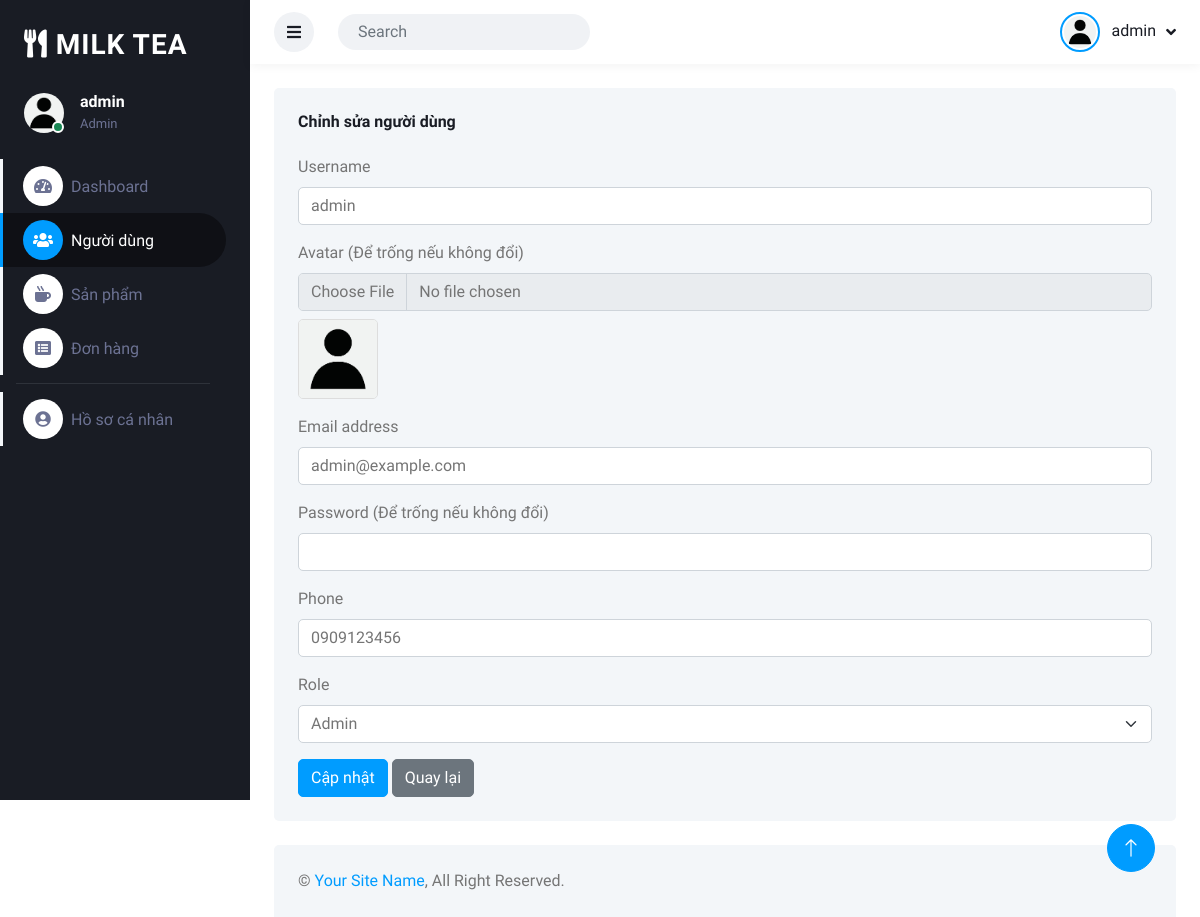
Screenshot of /admin/edit-user?id=1 (signed in) with the database file from the repository.
### tables this page shows
CREATE TABLE `user` (
  `user_id` int NOT NULL,
  `username` varchar(100) NOT NULL,
  `password` varchar(255) NOT NULL,
  `email` varchar(150) DEFAULT NULL,
  `phone` varchar(20) DEFAULT NULL,
  `role_id` int DEFAULT 3,
  `avatar` varchar(255) DEFAULT 'user.png',
  `created_at` timestamp NULL DEFAULT CURRENT_TIMESTAMP
);

CREATE TABLE `role` (
  `role_id` int NOT NULL,
  `role_name` varchar(50) NOT NULL
);

### controller/admin/UserController.php (called while the page is built, shortened)
<?php
class UserController extends \Controller
{
    private $userModel;
    private $roleModel;
    public function __construct()
    {
        $this->userModel = new \User();
        $this->roleModel = new \Role();
    }
    public function editUser()
    {
        $userId = $_GET['id'] ?? null;
        $user = $this->userModel->getById($userId);
        $roles = $this->roleModel->getAll();
        $this->loadView('admin/user/edit.php', ['user' => $user, 'roles' => $roles]);
    }
}

### index.php (called while the page is built, shortened)
<?php
$router = new Router();
$router->dispatch();
?>

### entity/Model.php (called while the page is built, shortened)
<?php
require_once __DIR__ . '/../database/connect.php';
class Model
{
    protected $table;
    protected $primaryKey;
    protected $conn;
    public function __construct()
    {
        global $conn;
        $this->conn = $conn;
    }
    public function getAll($conditions = [])
    {
        $sql = "SELECT * FROM `{$this->table}`";
        $stmt = $this->conn->prepare($sql);
        $stmt->execute();
        return $stmt->fetchAll(PDO::FETCH_ASSOC);
    }
    public function getById($id)
    {
        $sql = "SELECT * FROM `{$this->table}` WHERE {$this->primaryKey} = :id";
        $stmt = $this->conn->prepare($sql);
        $stmt->bindParam(':id', $id, PDO::PARAM_INT);
        $stmt->execute();
        return $stmt->fetch(PDO::FETCH_ASSOC);
    }
}

### database/config.php (called while the page is built, shortened)
<?php
function admin_asset_url($path)
{
    $path = ltrim($path, '/');
    return BASE_URL . 'public/admin/' . $path;
}
function get_avatar_url($avatar = null)
{
    $defaults = ['user.jpg', 'user.png', 'default.png', 'default.jpg'];
    return admin_asset_url('img/user.png');
}

### view/admin/user/edit.php (the view, shortened to what this page needs)
<?php
require_once __DIR__ . '/../../../database/config.php';
include __DIR__ . '/../template/header.php';
?>
<div class="container-fluid pt-4 px-4">
    <div class="bg-light rounded p-4">
        <h6 class="mb-4">Chỉnh sửa người dùng</h6>
        <form action="<?php echo BASE_URL; ?>admin/update-user" method="POST" enctype="multipart/form-data">
            <div class="mb-3">
                <label for="username" class="form-label">Username</label>
                <input type="text" class="form-control" id="username" name="username"
                    value="<?php echo htmlspecialchars($user['username'] ?? ''); ?>" required>
            </div>
            <div class="mb-3">
                <label for="avatar" class="form-label">Avatar (Để trống nếu không đổi)</label>
                <input type="file" class="form-control" id="avatar" name="avatar">
                <div class="mt-2">
                    <?php
                    $avatarPath = get_avatar_url($user['avatar'] ?? null);
                    ?>
                    <img src="<?php echo $avatarPath; ?>" alt="Current Avatar"
                        style="width: 80px; height: 80px; object-fit: cover; border-radius: 5px; border: 1px solid #ddd;">
                </div>
            </div>
            <div class="mb-3">
                <label for="email" class="form-label">Email address</label>
                <input type="email" class="form-control" id="email" name="email"
                    value="<?php echo htmlspecialchars($user['email'] ?? ''); ?>" required>
            </div>
            <div class="mb-3">
                <label for="password" class="form-label">Password (Để trống nếu không đổi)</label>
                <input type="password" class="form-control" id="password" name="password">
            </div>
            <div class="mb-3">
                <label for="phone" class="form-label">Phone</label>
                <input type="text" class="form-control" id="phone" name="phone"
                    value="<?php echo htmlspecialchars($user['phone'] ?? ''); ?>">
            </div>
            <div class="mb-3">
                <label for="role_id" class="form-label">Role</label>
                <select class="form-select" id="role_id" name="role_id" required>
                    <?php foreach ($roles as $role): ?>
                        <option value="<?php echo $role['role_id']; ?>" <?php echo ($user['role_id'] == $role['role_id']) ? 'selected' : ''; ?>>
                            <?php echo htmlspecialchars($role['role_name'] ?? ''); ?>
                        </option>
                    <?php endforeach; ?>
                </select>
            </div>
            <button type="submit" class="btn btn-primary">Cập nhật</button>
            <a href="<?php echo BASE_URL; ?>admin/users" class="btn btn-secondary">Quay lại</a>
        </form>
    </div>
</div>
<?php
include __DIR__ . '/../template/footer.php';
?>

### public/admin/css/style.css (style rules this page uses)
:root { --primary: #009CFF; --light: #F3F6F9; --dark: #191C24; }
.btn { transition: .5s; }
.btn.btn-primary { color: #FFFFFF; }

### rows the page displays
user: username "admin", avatar (placeholder picture), email "admin@example.com", phone "0909123456", role_id "Admin"

### other values shown
$_SESSION['username'] "admin"
$_SESSION['role_name'] "Admin"
